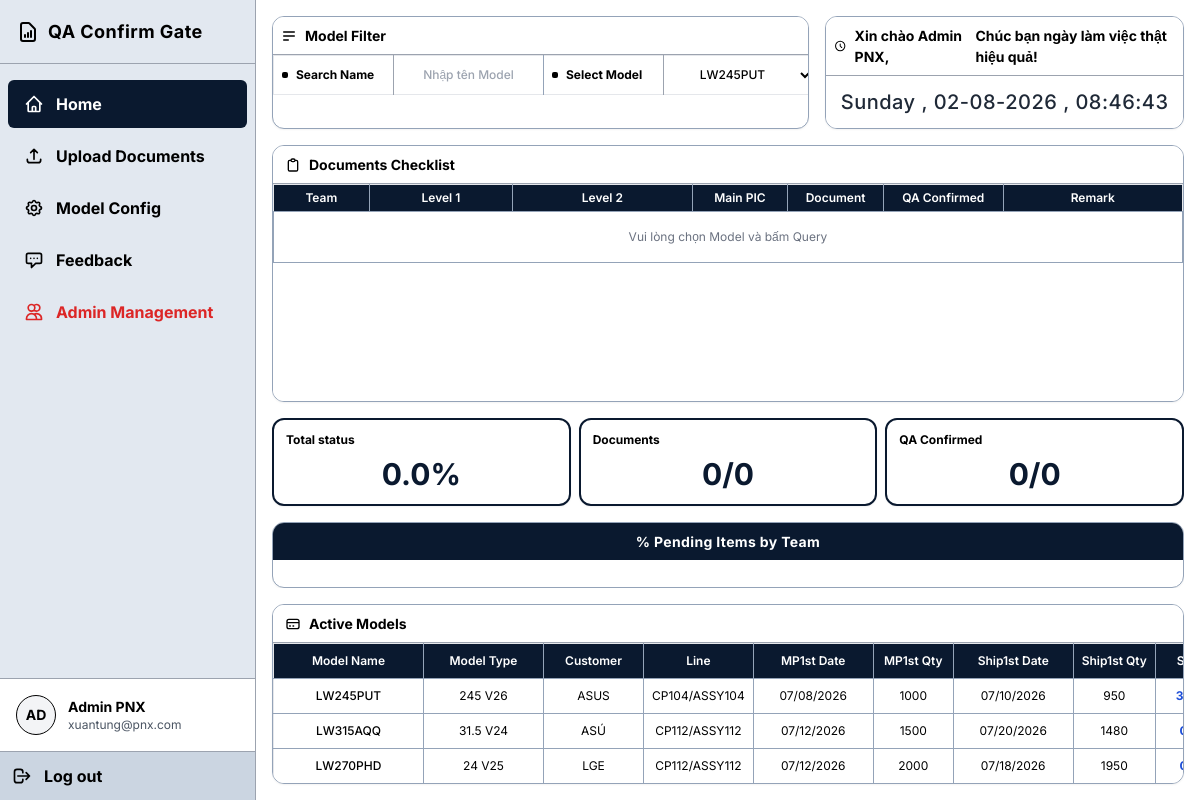
The app's page / (signed in), older data.
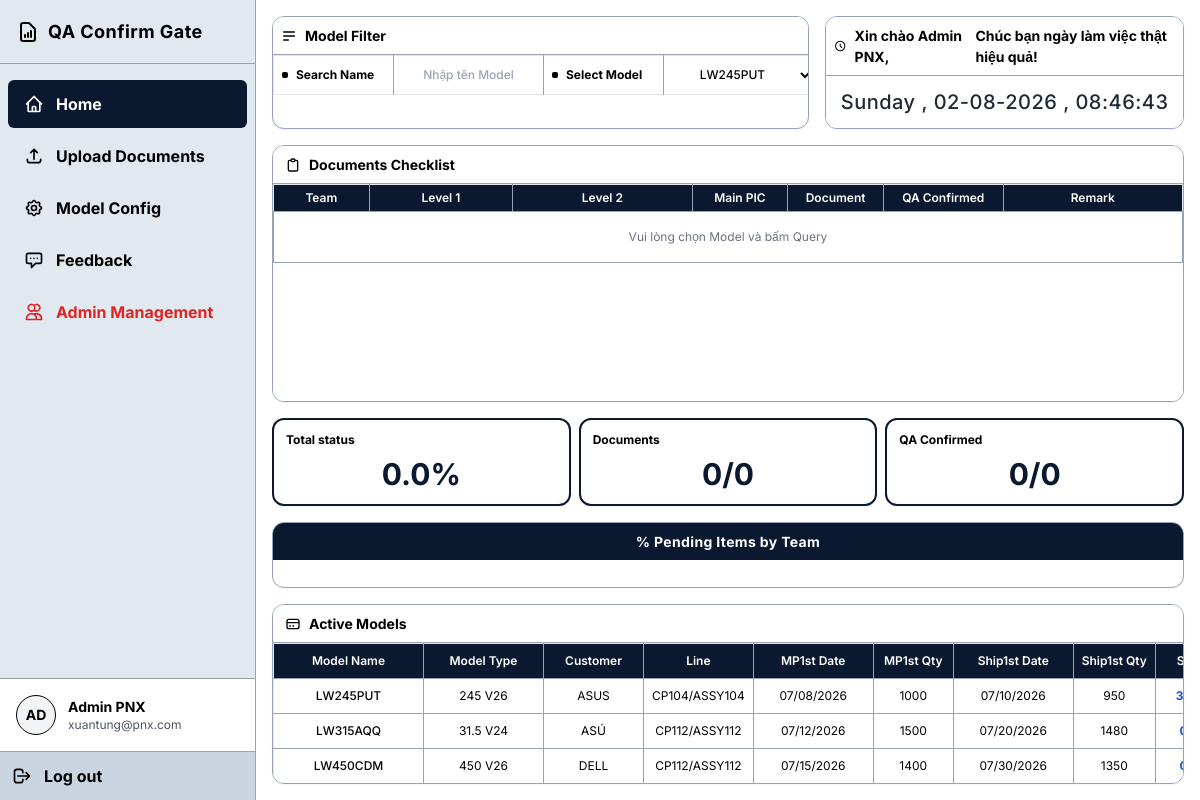
The same page, newer data.
### tables this page shows
CREATE TABLE models (
            id INTEGER PRIMARY KEY AUTOINCREMENT,
            name TEXT UNIQUE,
            status TEXT,
            created_at TIMESTAMP DEFAULT CURRENT_TIMESTAMP
        , model_type TEXT, customer TEXT, mp1st_date TEXT, mp1st_qty INTEGER, ship1st_date TEXT, ship1st_qty INTEGER, activate TEXT, sort_order INTEGER DEFAULT 0, line TEXT);

### backend/routers/dashboard.py (the view)
@router.get("/")
async def get_dashboard(request: Request):
    user = get_current_user(request)
    if not user:
        return RedirectResponse(url="/login", status_code=status.HTTP_302_FOUND)
    departments = [
        "OQA", "PE", "R&D", "QC", "Production", "Warehouse",
        "Purchasing", "Planning", "Logistics", "Maintenance",
        "HR", "Admin", "IT"
    ]
    conn = get_db()
    cursor = conn.cursor()
    cursor.execute("SELECT * FROM models ORDER BY sort_order ASC, id ASC")
    models = [dict(m) for m in cursor.fetchall()]
    cursor.execute("SELECT * FROM models WHERE activate = 'Yes' ORDER BY sort_order ASC, id ASC")
    active_models = [dict(m) for m in cursor.fetchall()]
    stats = get_model_statuses(cursor)
    for m in models:
        m['status_percent'] = stats.get(m['id'], "0.0%")
    for m in active_models:
        m['status_percent'] = stats.get(m['id'], "0.0%")
    conn.close()
    return templates.TemplateResponse(
        request=request,
        name="index.html",
        context={"departments": departments, "current_user": dict(user), "models": models, "active_models": active_models}
    )

### frontend/templates/index.html (shortened to what the changed rows need)
<!DOCTYPE html>
<html lang="en">
<head>
    <script src="https://cdn.tailwindcss.com"></script>
    <link rel="stylesheet" href="/static/style.css">
</head>
<body class="h-screen overflow-hidden flex flex-col">
    <div class="flex flex-1 overflow-hidden relative">
        <main class="flex-1 overflow-y-auto p-3 md:p-4 flex flex-col gap-4 bg-white scrollbar-custom">
            <div class="flex flex-col lg:flex-row gap-4 shrink-0">
                <div class="border-box flex-[1.5]">
                    <div class="bg-white overflow-x-auto touch-scroll">
                        <table class="resizable w-full">
                            <tbody>
                                <tr class="flex flex-col sm:table-row">
                                    <th class="p-2 border-l-0 border-t-0 border-b-0 bg-white text-left font-bold text-black border-gray-400 w-auto min-w-[120px]">
                                        <div class="flex items-center"><div class="w-1.5 h-1.5 bg-black rounded-sm mr-2"></div> Search Name</div>
                                    </th>
                                    <th class="p-2 border-t-0 border-b-0 bg-white text-left font-bold text-black border-gray-400 w-auto min-w-[120px]">
                                        <div class="flex items-center"><div class="w-1.5 h-1.5 bg-black rounded-sm mr-2"></div> Select Model</div>
                                    </th>
                                </tr>
                            </tbody>
                        </table>
                    </div>
                </div>
            </div>
            <div class="flex flex-col xl:flex-row gap-4 flex-1 min-h-0 md:overflow-hidden">
                <div class="flex-[1.5] border-box min-h-[300px] md:min-h-0 h-full">
                    <div class="overflow-auto touch-scroll flex-1 relative bg-white">
                        <table class="resizable">
                            <thead>
                                <tr>
                                    <th class="sticky-header p-1 min-w-[80px] border-t-0 border-l-0">Team</th>
                                    <th class="sticky-header p-1 min-w-[120px] border-t-0">Level 1</th>
                                    <th class="sticky-header p-1 min-w-[150px] border-t-0">Level 2</th>
                                    <th class="sticky-header p-1 min-w-[80px] border-t-0">Main PIC</th>
                                    <th class="sticky-header p-1 min-w-[80px] border-t-0">Document</th>
                                    <th class="sticky-header p-1 min-w-[100px] border-t-0">QA Confirmed</th>
                                    <th class="sticky-header p-1 min-w-[150px] border-t-0 border-r-0">Remark</th>
                                </tr>
                            </thead>
                        </table>
                    </div>
                </div>
            </div>
            <div class="border-box mt-auto h-[180px] shrink-0">
                <div class="overflow-auto touch-scroll flex-1 relative bg-white">
                    <table class="text-center resizable">
                        <thead>
                            <tr>
                                <th class="sticky-header p-2 min-w-[150px] border-t-0 border-l-0">Model Name</th>
                                <th class="sticky-header p-2 min-w-[120px] border-t-0">Model Type</th>
                                <th class="sticky-header p-2 min-w-[100px] border-t-0">Customer</th>
                                <th class="sticky-header p-2 min-w-[100px] border-t-0">Line</th>
                                <th class="sticky-header p-2 min-w-[120px] border-t-0">MP1st Date</th>
                                <th class="sticky-header p-2 min-w-[80px] border-t-0">MP1st Qty</th>
                                <th class="sticky-header p-2 min-w-[120px] border-t-0">Ship1st Date</th>
                                <th class="sticky-header p-2 min-w-[80px] border-t-0">Ship1st Qty</th>
                                <th class="sticky-header p-2 min-w-[80px] border-t-0 border-r-0">Status</th>
                            </tr>
                        </thead>
                        <tbody>
                            {% if active_models %}
                                {% for model in active_models %}
                                <tr class="hover:bg-gray-100 cursor-pointer active-model-row" data-id="{{ model.id }}">
                                    <td class="p-2 font-medium border-l-0">{{ model.name }}</td>
                                    <td class="p-2 border-l-0">{{ model.model_type or '' }}</td>
                                    <td class="p-2 border-l-0">{{ model.customer or '' }}</td>
                                    <td class="p-2 border-l-0">{{ model.line or '' }}</td>
                                    <td class="p-2 border-l-0">{{ model.mp1st_date or '' }}</td>
                                    <td class="p-2 border-l-0">{{ model.mp1st_qty or '' }}</td>
                                    <td class="p-2 border-l-0">{{ model.ship1st_date or '' }}</td>
                                    <td class="p-2 border-l-0">{{ model.ship1st_qty or '' }}</td>
                                    <td class="p-2 border-r-0 text-blue-700 font-bold">{{ model.status_percent }}</td>
                                </tr>
                                {% endfor %}
                            {% else %}
                                <tr><td colspan="8" class="p-4 text-center text-gray-500">No active models found</td></tr>
                            {% endif %}
                        </tbody>
                    </table>
                </div>
            </div>
        </main>
    </div>
</body>
</html>

Row changes from the older to the newer data that the page shows:
no longer on this page (row unchanged): models: name "LW270PHD", model_type "24 V25", customer "LGE", line "CP112/ASSY112", mp1st_date "07/12/2026", mp1st_qty "2000", ship1st_date "07/18/2026", ship1st_qty "1950"
now on this page (row edited): models: name "LW450CDM", model_type "450 V26", customer "DELL", line "CP112/ASSY112", mp1st_date "07/15/2026", mp1st_qty "1400", ship1st_date "07/30/2026", ship1st_qty "1350"
